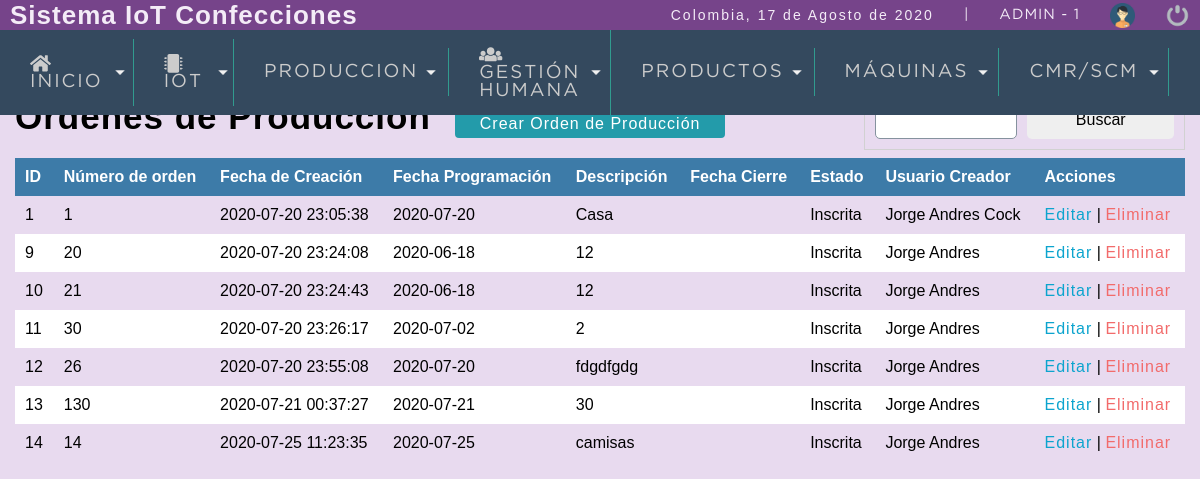
Screenshot of /sistema/lista_ordenes_produccion.php (signed in) with the database file from the repository.
### tables this page shows
CREATE TABLE `ordenesproduccion` (
  `idordenproduccion` int(11) NOT NULL,
  `numeroordenproduccion` int(11) NOT NULL,
  `fechaprogramacion` date DEFAULT NULL,
  `fechapausa` date DEFAULT NULL,
  `fechacontinuacion` date DEFAULT NULL,
  `fechacierre` date DEFAULT NULL,
  `created_at` datetime NOT NULL DEFAULT current_timestamp(),
  `updated_at` datetime DEFAULT NULL,
  `deleted_at` datetime DEFAULT NULL,
  `descripcion` varchar(200) NOT NULL,
  `idestadoordenproduccion` int(11) NOT NULL DEFAULT 1,
  `status` int(11) NOT NULL DEFAULT 1,
  `usuario_id` int(11) NOT NULL
);

CREATE TABLE `estadosordenproduccion` (
  `idestadoordenproduccion` int(11) NOT NULL,
  `estado` varchar(10) NOT NULL,
  `status` int(11) NOT NULL DEFAULT 1,
  `created_at` datetime DEFAULT current_timestamp(),
  `updated_at` datetime DEFAULT NULL,
  `deleted_at` datetime DEFAULT NULL
);

CREATE TABLE `usuario` (
  `idusuario` int(11) NOT NULL,
  `nombre` varchar(50) DEFAULT NULL,
  `correo` varchar(100) DEFAULT NULL,
  `usuario` varchar(15) DEFAULT NULL,
  `clave` varchar(100) DEFAULT NULL,
  `rol` int(11) DEFAULT NULL,
  `status` int(11) NOT NULL DEFAULT 1,
  `created_at` datetime DEFAULT current_timestamp(),
  `updated_at` datetime DEFAULT NULL,
  `deleted_at` datetime DEFAULT NULL
);

### sistema/calculonumpaginas.php (called while the page is built, shortened)
<?php
	$por_pagina=10;
	if(empty($_REQUEST['pagina'])){
		$pagina=1;
	}else{
		$pagina=$_REQUEST['pagina'];
	}
	$desde=($pagina-1)*$por_pagina;
?>

### sistema/lista_ordenes_produccion.php (the view, shortened to what this page needs)
<?php
	include "includes/scripts.php";
?>
<!DOCTYPE html>
<html lang="en">
<head>
</head>
<body>
	<?php  include "includes/header.php"; ?>
	<section id="container">
		<h1>Ordenes de Producción</h1>
		<a href="registro_orden_produccion.php" class="btn_new">Crear Orden de Producción</a>
		<form action="buscar_orden_produccion.php" method="get" class="form_search">
			<input type="text" name="busqueda" id="busqueda">
			<input type="submit" value="Buscar" class="btn_search">
		</form>
		<table>
			<tr>
				<th>ID</th>
				<th>Número de orden</th>
				<th>Fecha de Creación</th>
				<th>Fecha Programación</th>
				<th>Descripción</th>
				<th>Fecha Cierre</th>
				<th>Estado </th>
				<th>Usuario Creador </th>
				<th>Acciones</th>
			</tr>
			<?php
				include "../conexion.php";
				include "calculonumpaginas.php";
				$query = mysqli_query($conexion,"
					SELECT u.idordenproduccion, u.numeroordenproduccion, u.created_at, u.fechaprogramacion, u.descripcion, u.fechacierre, r.estado, m.nombre
					FROM ordenesproduccion u
					INNER JOIN estadosordenproduccion r ON u.idestadoordenproduccion = r.idestadoordenproduccion
					INNER JOIN usuario m ON u.usuario_id = m.idusuario
					WHERE u.status=1 ORDER BY u.idordenproduccion ASC LIMIT $desde,$por_pagina");
				$result = mysqli_num_rows($query);
				if($result>0){
					while ($data=mysqli_fetch_array($query)) {
						?>
							<tr>
								<td><?php echo $data['idordenproduccion']; ?></td>
								<td><?php echo $data['numeroordenproduccion']; ?></td>
								<td><?php echo $data['created_at']; ?></td>
								<td><?php echo $data['fechaprogramacion']; ?></td>
								<td><?php echo $data['descripcion']; ?></td>
								<td><?php echo $data['fechacierre']; ?></td>
								<td><?php echo $data['estado']; ?></td>
								<td><?php echo $data['nombre']; ?></td>
								<td>
									<a class="link_edit" href="editar_orden_produccion.php?id=<?php echo $data['idordenproduccion']; ?>">Editar</a>
									|
									<a class="link_delete" href="eliminar_confirmar_orden_produccion.php?id=<?php echo $data['idordenproduccion']; ?>">Eliminar</a>
								</td>
							</tr>
						<?php
					}
				}
			?>
		</table>
	</section>
</body>
</html>

### sistema/css/style1.css (style rules this page uses)
* { margin: 0; padding: 0; box-sizing: border-box; }
body { background: #E8DAEF; }
h1, h2, h3, h4, h5, h6 { font-family: 'arial'; font-weight: bold; letter-spacing: 1px; }
h1 { font-size: 26px; }
a { text-decoration: none; font-family: arial; letter-spacing: 1px; }
#container { padding: 90px 15px 15px; }
form { background: #FFA; margin: auto; padding: 20px 50px; border: 1px solid #d1d1d1; }
input,select { display: block; width: 100%; font-size: 12pt; padding: 5px; border: 1px solid #85929e; border-radius: 5px; }
#container h1 { font-size: 35px; display: inline-block; }
.btn_new { display: inline-block; background: #239baa; color: #FFF; padding: 5px 25px; border-radius: 4px; margin: 20px; }
table { border-collapse: collapse; font-size: 12pt; font-family: 'arial'; width: 100%; }
table th { text-align: left; padding: 10px; background: #3d7ba8; color: #FFF; }
table tr:nth-child(odd) { background: #FFF; }
table td { padding: 10px; }
.link_edit { color: #0ca4ce; }
.link_delete { color: #f26b6b; }
.form_search { display:-webkit-flex; display: -moz-flex; display: -ms-flex; display: -o-flex; display: flex; float: right; background: initial; padding: 10px; border-radius: 10px<, }
.form_search .btn_search { background: #1faac8 color: #FFF; padding: 10px; border: 0; cursor: pointer; margin-left: 10px; display: -webkit-flex; display: -moz-flex; display: -ms-flex; display: -o-flex; display: flex; border-radius: 5px; }

### rows the page displays
ordenesproduccion: idordenproduccion "1", numeroordenproduccion "1", created_at "2020-07-20 23:05:38", fechaprogramacion "2020-07-20", descripcion "Casa", idestadoordenproduccion.estado "Inscrita", usuario.nombre "Jorge Andres Cock"
ordenesproduccion: idordenproduccion "9", numeroordenproduccion "20", created_at "2020-07-20 23:24:08", fechaprogramacion "2020-06-18", descripcion "12", idestadoordenproduccion.estado "Inscrita", usuario.nombre "Jorge Andres"
ordenesproduccion: idordenproduccion "10", numeroordenproduccion "21", created_at "2020-07-20 23:24:43", fechaprogramacion "2020-06-18", descripcion "12", idestadoordenproduccion.estado "Inscrita", usuario.nombre "Jorge Andres"
ordenesproduccion: idordenproduccion "11", numeroordenproduccion "30", created_at "2020-07-20 23:26:17", fechaprogramacion "2020-07-02", descripcion "2", idestadoordenproduccion.estado "Inscrita", usuario.nombre "Jorge Andres"
ordenesproduccion: idordenproduccion "12", numeroordenproduccion "26", created_at "2020-07-20 23:55:08", fechaprogramacion "2020-07-20", descripcion "fdgdfgdg", idestadoordenproduccion.estado "Inscrita", usuario.nombre "Jorge Andres"
ordenesproduccion: idordenproduccion "13", numeroordenproduccion "130", created_at "2020-07-21 00:37:27", fechaprogramacion "2020-07-21", descripcion "30", idestadoordenproduccion.estado "Inscrita", usuario.nombre "Jorge Andres"
ordenesproduccion: idordenproduccion "14", numeroordenproduccion "14", created_at "2020-07-25 11:23:35", fechaprogramacion "2020-07-25", descripcion "camisas", idestadoordenproduccion.estado "Inscrita", usuario.nombre "Jorge Andres"

### other values shown
fechaC() "17 de Agosto de 2020"
$_SESSION['user'] "ADMIN"
$_SESSION['rol'] "1"
